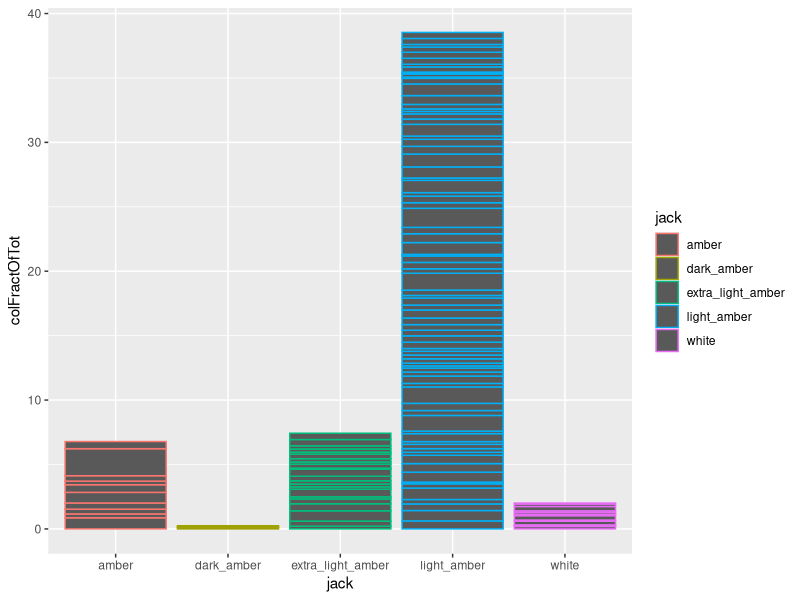
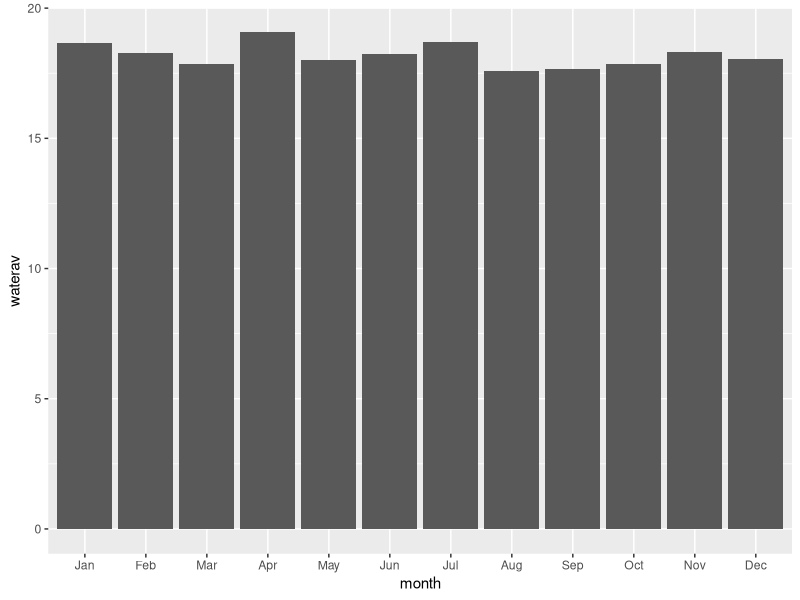

Reproduce these figures in R, in order.

library(cowplot)
library(dplyr)
library(tidyr)
library(ggplot2)
library(R.utils)
library(lubridate)
library(lattice)
library(RColorBrewer)

data <-read.csv("HoneyData.csv", sep =",")
#clean up messy file
print(names(data))
colnames(data) <- c("date","gallons","water","color","X", "X.1","X.2","X.3","X.4","X.5")
data <- data %>% select(c("date","gallons","water","color"))
colnames(data)<-c("date","gallons","water","hcolor")
str(data)

data$date <- parse_date_time(data$date,"mdy")

totgal <- data %>% select(gallons) %>% sum


#349FE4
hcolorsPal <- brewer.pal(5,"Oranges")
honeyColors <-colorRampPalette(hcolorsPal)
colorNames <- function(mm){
      jack <- NA
      if (is.na(mm)) {jack <- NA
      } else if(mm >= 0 & mm < 34) {jack <- "white"
      } else if(mm >= 34 & mm <50) {jack <- "extra_light_amber"
      } else if(mm >= 50 & mm <85) {jack <- "light_amber"
      } else if(mm >= 85 & mm <114) {jack <- "amber"
      } else if(mm >= 114) {jack <- "dark_amber"
      } else {jack <- NA}
      return(jack)}

#extra light amber (34+ to  50 mm)  
#light amber (50+ to 85 mm)  
#amber (85+ to 114 mm)
#dark amber (114+ mm
#"YlOrRd" or "Oranges"
totgalmeas <- data %>% select(gallons) %>% sum
data2 <- na.omit(data) %>%
      mutate(h20FractOfTot = gallons*water/totgalmeas) %>%
      mutate(colFractOfTot = gallons*hcolor/totgalmeas)

data2$jack <-unlist(lapply(data2$hcolor, colorNames))
data2 <- data.frame(data2)
print(str(data2))

colordist <- data2 %>% 
      group_by(jack) %>%
      summarize(eaColor = sum(gallons))

ggplot(data= data2, aes(x=jack,y = colFractOfTot)) +
      geom_col(aes(color = jack))

#You need to include stat=identity, which is basically telling ggplot2 you will
#provide the y-values for the barplot, rather than counting the aggregate number
#of rows for each x value, which is the default stat=count.stat="identity",position = "stack"

colordistbymonth <- data2 %>% 
  group_by(month = month(date,label=TRUE,abbr=TRUE)) %>%
  group_by(jack) 


waterdistbymonth <- data2 %>% 
  group_by(month = month(date,label=TRUE,abbr=TRUE))%>%
  summarize(waterav = mean(water))


ggplot(data = waterdistbymonth, aes(x= month, y= waterav))+
       geom_col()

                
